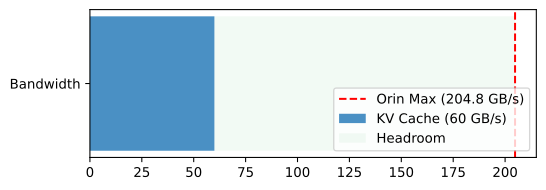

This figure's Python source:
import os
import matplotlib.pyplot as plt
fig, ax = plt.subplots(figsize=(6, 2))
ax.barh(['Bandwidth'], [60], color='#4a90c4', label='KV Cache (60 GB/s)')
ax.barh(['Bandwidth'], [144.8], left=[60], color='#d4edda', alpha=0.3, label='Headroom')
ax.axvline(204.8, color='red', linestyle='--', label='Orin Max (204.8 GB/s)')
ax.legend(loc='lower right')
out_path = os.environ.get('VISUAL_OUT_PATH', 'out.svg')
fig.savefig(out_path, format='svg', bbox_inches='tight')
plt.close(fig)
